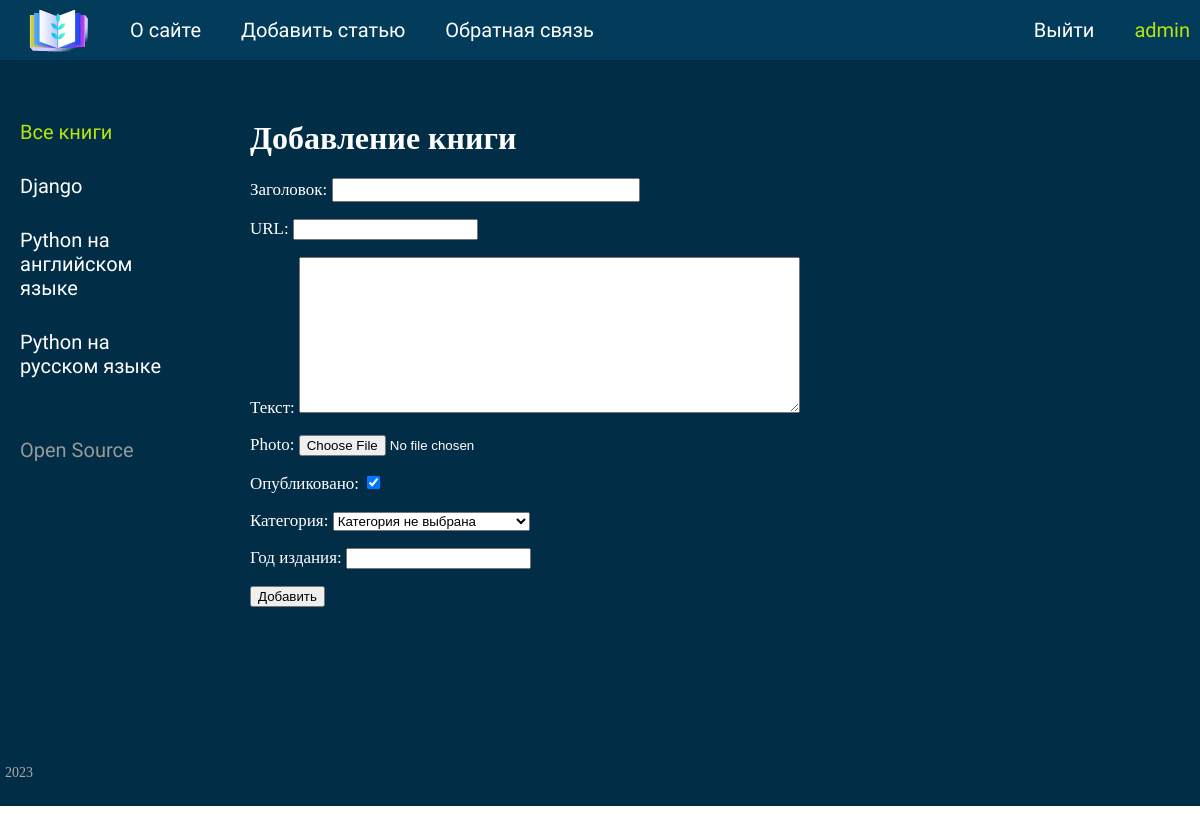
Screenshot of /addpage/ (signed in) with the database file from the repository.
### luna/models.py (models this page shows)
class Category(models.Model):
    name = models.CharField(max_length=80, db_index=True, verbose_name='Категория')
    slug = models.SlugField(max_length=255, unique=True, db_index=True, verbose_name='URL')
    def __str__(self):
        return self.name
    def get_absolute_url(self):
        return reverse('category', kwargs={'cat_slug': self.slug})

### luna/views.py (the view)
# urls.py: path('addpage/', AddPage.as_view(), name='add_page'),
class AddPage(LoginRequiredMixin, DataMixin, CreateView):
    form_class = AddPostForm
    template_name = 'luna/addpage.html'
    success_url = reverse_lazy('home')
    def get_context_data(self, *, object_list=None, **kwargs):
        context = super().get_context_data(**kwargs)
        c_def = self.get_user_contex(title='Добавление книги')
        return dict(list(context.items()) + list(c_def.items()))

### luna/forms.py (shortened to what this page needs)
class AddPostForm(forms.ModelForm):
    def __init__(self, *args, **kwargs):
        super().__init__(*args, **kwargs)
        self.fields['cat'].empty_label = "Категория не выбрана"
    class Meta:
        model = Post
        fields = ['title', 'slug', 'content', 'photo', 'is_published', 'cat', 'year_of_publishing']
        widgets = {
            'title': forms.TextInput(attrs={'class': 'form-input'}),
            'content': forms.Textarea(attrs={'cols': 60, 'rows': 10}),
        }

### luna/utils.py (called while the page is built)
    def get_user_contex(self, **kqargs):
        context = kqargs
        cats = Category.objects.annotate(Count('post'))
        user_menu = menu.copy()
        if not self.request.user.is_authenticated:
            user_menu.pop(1)
        context['menu'] = user_menu
        context['cats'] = cats
        if 'cat_selected' not in context:
            context['cat_selected'] = 0
        return context

### luna/templates/luna/addpage.html (shortened to what this page needs)
{% extends 'luna/default.html' %}
{% block content %}
<h1>{{ title }}</h1>
<form action="{% url 'add_page' %}" method="post">
    {{ form.as_p }}
    <button type="submit">Добавить</button>
</form>
{% endblock %}

### luna/templates/luna/default.html (shortened to what this page needs)
{%  load static socialaccount account %}
{% load custom_tags %}
<!DOCTYPE html>
<head>
    <link type="text/css" href="{% static 'luna/css/styles.css' %}" rel="stylesheet" />
</head>
<body>
<table class="table-page" border=0 cellpadding="0" cellspacing="0">
<tr><td valign=top>
{% block mainmenu %}
        <div class="header">
            <ul id="mainmenu" class="mainmenu">
            <li class="logo"><a href="{% url 'home' %}"><div class="logo"></div></a></li>
{% for m in menu %}
			<li><a href="{% url m.url_name %}">{{m.title}}</a></li>
{% endfor %}
				{% if request.user.is_authenticated %}
				<li class="last"> {{user.username}}</li>
                    <li class="last"><a href="{% url 'logout' %}">Выйти</a></li>
				{% else %}
				<li class="last"><a href="{% url 'register' %}">Регистрация</a></li>
                    <li class="last"><a href="{% url 'login' %}">Войти</a></li>
				{% endif %}
			</ul>
		</div>
{% endblock mainmenu %}
<table class="table-content" border=0 cellpadding="0" cellspacing="0">
<tr>
	<td valign="top" class="left-chapters">
	<ul id="leftchapters">
{% if cat_selected == 0 %}
        <li class="selected">Все книги</li>
{% else %}
        <li><a href="{% url 'home' %}">Все книги</a></li>
{% endif %}
{% for c in cats %}
    {% if c.post__count > 0 %}
        {% if c.pk == cat_selected %}
            <li class="selected">{{ c.name }}</li>
        {% else %}
            <li><a href="{{ c.get_absolute_url }}">{{ c.name }}</a> </li>
        {% endif %}
    {% endif %}
{% endfor %}
		<li class="share">
		<p>Open Source</p>
		<a class="share-yt" href="https://github.com/DmitryZZZZZZ/luna_books" target="_blank" rel="nofollow"></a>
		</li>
	</ul>
</td>
<td valign="top" class="content">
	<div class="content-text">
{% block content %}
{% endblock %}
	</div>
</td></tr></table>
</td></tr>
<tr><td valign=top>
	<div id="footer">
		<p>2023</p>
	</div>
</td></tr></table>
</body>
</html>

### luna/static/luna/css/styles.css (style rules this page uses)
html, body { font-family: 'Oswald'; margin: 0; padding: 0; height: 100%; width: 100%; color: #444; }
a { color: #0059b2; text-decoration: none; }
.table-page { width: 100%; height: 100%; vertical-align: top; }
.table-page tr { height: 100%; }
.header { background: #033b5b; height: 60px; }
.logo { background: url('../images/logo8.png') no-repeat 0px -27px; width: 100px; height: 100px; }
ul.mainmenu { list-style: none; margin: 0; padding: 0; height: 60px; color: #2b4c99; font-size: 20px; overflow: hidden; }
ul.mainmenu li { float: left; margin: 18px 10px 0 30px; }
ul.mainmenu li.logo { margin: 0; }
ul.mainmenu li.last { float: right; color: #b8e50d }
ul.mainmenu li a { color: #ffffff; text-decoration: none; }
.table-content { width: 100%; min-height: 100%; height: 100%; background-color: #022d46;: ; }
.left-chapters { margin: 0; background: #022d46; min-height: 100%; }
.left-chapters ul { width: 150px; min-height: 100%; margin: 0; padding: 30px 10px 10px 20px; list-style: none; font-size: 20px; }
.left-chapters ul li { margin: 30px 0 0 0; color: #999; }
.left-chapters ul li.selected { color: #b8e50d; }
.left-chapters ul li a { color: #ffffff; text-decoration: none; }
.left-chapters ul li.share { margin: 60px 0 0 0; }
.left-chapters ul li.share p { margin: 30px 0 30px 0; }
.left-chapters ul li.share a { display: inline-block; width: 40px; height: 40px; margin: 0 20px 0 0px; }
.left-chapters ul li.share a.share-yt { width: 100%; height: 80px; background: url('../images/git.png') no-repeat 0 0 }
.content { padding: 0px 20px 20px 40px; width: 100%; box-sizing: border-box; }
.content-text { margin: 60px 0 0 30px; color: #ffffff; font-size: 17px; font-family: 'Oriya MN'; }
.content-text h1 { font-size: 32px; }
#footer { box-sizing: border-box; background: #022d46; padding: 5px; color: #aaa; font-size: 14px; font-family: 'Oriya MN'; text-align: -webkit-left; overflow: hidden; }
.form-input { width: 300px; font-size: 16px; }

### rows the page displays
Category: name "Django"
Category: name "Python на английском языке"
Category: name "Python на русском языке"

### other values shown
{{ m.title }} "О сайте" "Добавить статью" "Обратная связь"
{{ user.username }} "admin"
{{ title }} "Добавление книги"
